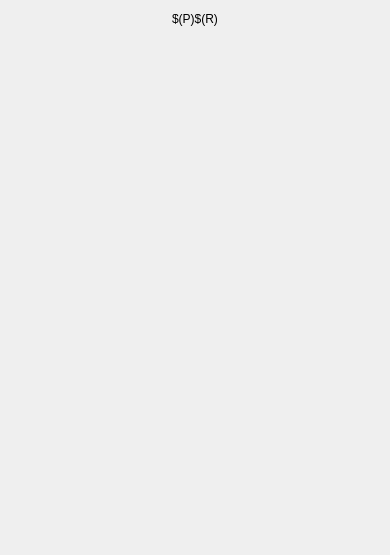
<?xml version="1.0" encoding="UTF-8"?>
<ui version="4.0">
 <class>MainWindow</class>
 <widget class="QMainWindow" name="MainWindow">
  <property name="geometry">
   <rect>
    <x>0</x>
    <y>0</y>
    <width>390</width>
    <height>555</height>
   </rect>
  </property>
  <property name="styleSheet">
   <string>

QWidget#centralWidget {background: rgba(187, 187, 187, 255);}

caTable {
       font: 10pt;
       background: cornsilk;
       alternate-background-color: wheat;
}

caLineEdit {
     border-radius: 1px;
     background: lightyellow;
     color: black;
 }

caTextEntry {
    color: rgb(127, 0, 63);
    background-color: cornsilk;
    selection-color: #0a214c;
    selection-background-color: wheat;
    border: 1px groove black;
    border-radius: 1px;
    padding: 1px;
}

caTextEntry:focus {
    padding: 0px;
    border: 2px groove darkred;
    border-radius: 1px;
}

QPushButton {
      border-color: #00b;
      border-radius: 2px;
      padding: 3px;
      border-width: 1px;

	background: qlineargradient(spread:pad, x1:0, y1:0, x2:0, y2:1,
						   stop:0   rgba(224, 239, 255, 255),
						   stop:0.5 rgba(199, 215, 230, 255),
						   stop:1   rgba(184, 214, 236, 255));
}
QPushButton:hover {
	background: qlineargradient(spread:pad, x1:0, y1:0, x2:0, y2:1,
						stop:0   rgba(201, 226, 255, 255),
						stop:0.5 rgba(177, 204, 230, 255),
						stop:1   rgba(163, 205, 236, 255));
}
QPushButton:pressed {
	background: qlineargradient(spread:pad, x1:0, y1:0, x2:0, y2:1,
						stop:0   rgba(174, 219, 255, 255),
						stop:0.5 rgba(165, 199, 230, 255),
						stop:1   rgba(134, 188, 236, 255));
}

QPushButton:disabled {
	background: qlineargradient(spread:pad, x1:0, y1:0, x2:0, y2:1,
						stop:0   rgba(174, 219, 255, 255),
						stop:0.5 rgba(165, 199, 230, 255),
						stop:1   rgba(134, 188, 236, 255));
}

caChoice {
      background: qlineargradient(x1: 0, y1: 0, x2: 0, y2: 1,
                                  stop: 0 #E1E1E1, stop: 0.4 #DDDDDD,
                                  stop: 0.5 #D8D8D8, stop: 1.0 #D3D3D3);
}

caChoice &gt; QPushButton {
      text-align: left;
      padding: 1px;
}

caSlider::groove:horizontal {
border: 1px solid #bbb;
background: lightgrey;
height: 20px;
border-radius: 4px;
}

caSlider::handle:horizontal {
background: red;
border: 1px solid #777;
width: 13px;
margin-top: -2px;
margin-bottom: -2px;
border-radius: 2px;
}



</string>
  </property>
  <widget class="QWidget" name="centralWidget">
   <widget class="caGraphics" name="caRectangle_0">
    <property name="geometry">
     <rect>
      <x>0</x>
      <y>5</y>
      <width>390</width>
      <height>25</height>
     </rect>
    </property>
    <property name="foreground">
     <color>
      <red>218</red>
      <green>218</green>
      <blue>218</blue>
     </color>
    </property>
    <property name="linestyle" stdset="0">
     <enum>caGraphics::Solid</enum>
    </property>
    <property name="fillstyle" stdset="0">
     <enum>caGraphics::Filled</enum>
    </property>
    <property name="lineColor">
     <color>
      <red>218</red>
      <green>218</green>
      <blue>218</blue>
     </color>
    </property>
    <property name="form">
     <enum>caGraphics::Rectangle</enum>
    </property>
   </widget>
   <widget class="caLabel" name="caLabel_0">
    <property name="geometry">
     <rect>
      <x>87</x>
      <y>6</y>
      <width>216</width>
      <height>25</height>
     </rect>
    </property>
    <property name="frameShape">
     <enum>QFrame::NoFrame</enum>
    </property>
    <property name="text">
     <string>$(P)$(R)</string>
    </property>
    <property name="alignment">
     <set>Qt::AlignAbsolute|Qt::AlignCenter|Qt::AlignHCenter|Qt::AlignVCenter</set>
    </property>
    <property name="fontScaleMode">
     <enum>ESimpleLabel::WidthAndHeight</enum>
    </property>
    <property name="foreground">
     <color>
      <red>10</red>
      <green>0</green>
      <blue>184</blue>
     </color>
    </property>
    <property name="background">
     <color alpha="0">
      <red>10</red>
      <green>0</green>
      <blue>184</blue>
     </color>
    </property>
   </widget>
   <widget class="caInclude" name="caInclude_0">
    <property name="geometry">
     <rect>
      <x>5</x>
      <y>40</y>
      <width>380</width>
      <height>505</height>
     </rect>
    </property>
    <property name="macro">
     <string/>
    </property>
    <property name="filename" stdset="0">
     <string notr="true">../area-detector/NDPluginBase.adl</string>
    </property>
   </widget>
  </widget>
 </widget>
 <customwidgets>
  <customwidget>
   <class>caLabel</class>
   <extends>QLabel</extends>
   <header>caLabel</header>
  </customwidget>
  <customwidget>
   <class>caGraphics</class>
   <extends>QWidget</extends>
   <header>caGraphics</header>
  </customwidget>
  <customwidget>
   <class>caInclude</class>
   <extends>QWidget</extends>
   <header>caInclude</header>
  </customwidget>
 </customwidgets>
 <resources/>
 <connections/>
</ui>
